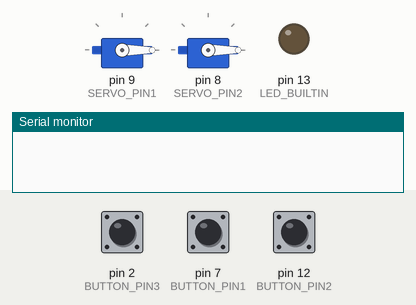
Recording of a sketch running on a simulated Arduino Uno, built with avr-gcc and run on an emulated ATmega328P. Shown: 2 × servo, output pins drawn as LEDs (lit = HIGH), the last lines printed to the serial monitor. The inputs (shaded band) are chosen by the test bench; at power-on: pin 2 (BUTTON_PIN3) HIGH, pin 7 (BUTTON_PIN1) HIGH, pin 12 (BUTTON_PIN2) HIGH.

Above: at 1.2 s.
1.3 s: pin 2 (BUTTON_PIN3) pulled LOW for 0.15 s
At 2.0 s:
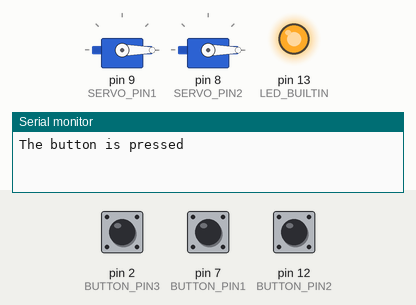
3.8 s: pin 7 (BUTTON_PIN1) pulled LOW for 0.15 s
At 5.0 s:
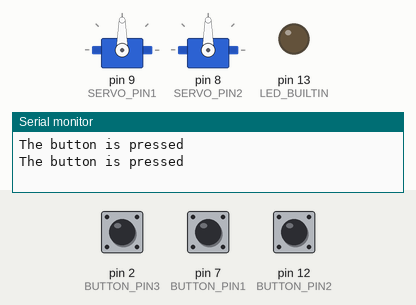
5.4 s: pin 12 (BUTTON_PIN2) pulled LOW for 0.15 s
At 6.3 s:
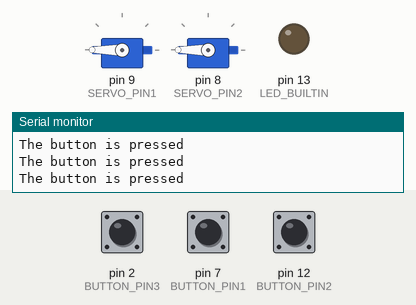
7.0 s: pin 2 (BUTTON_PIN3) pulled LOW for 1 s
At 7.5 s:
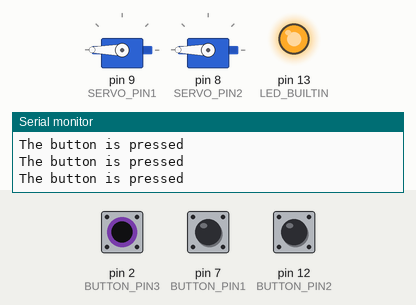
9.5 s: pin 12 (BUTTON_PIN2) pulled LOW for 1 s
At 10.6 s:
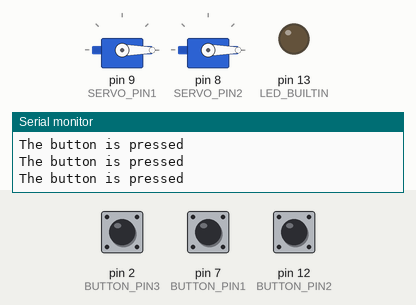
12.0 s: pin 12 (BUTTON_PIN2) pulled LOW for 3.2 s
At 12.6 s:
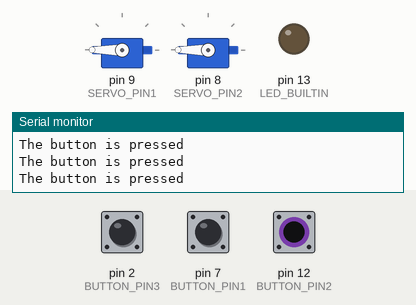
Timing chart, 0 to 15.0 s (numbered marks = the images above; inputs shaded):
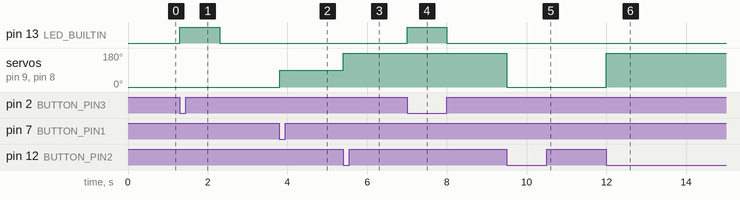

The sketch:

Knob.ino
```cpp
/*
The Little Prince

Team Name: The Dudes: Part 2
Team Members: Adam Zuber and Alexander Le
Description: A short scene from The Little Prince using two servos that spin 180 degrees + copper tape for LEDs + copper tape switches

*/

#include <Servo.h>

// constants won't change
const int BUTTON_PIN1 = 7; // Arduino pin connected to button's pin
const int BUTTON_PIN2 = 12;
const int BUTTON_PIN3 = 2;
const int SERVO_PIN1  = 9; // Arduino pin connected to first servo's pin
const int SERVO_PIN2 = 8; // Arduino pin connected to second servo's pin

// create servo objects to control the servos
Servo servo1;
Servo servo2;

// variables will change:
int angle = 0;  // the current angle of servo motors
int lastButtonState1; // the previous state of button
int lastButtonState2;
int lastButtonState3;
int currentButtonState1; // the current state of button
int currentButtonState2;
int currentButtonState3;

void setup() {
  Serial.begin(9600);  // initialize serial
  pinMode(BUTTON_PIN1, INPUT_PULLUP); // set arduino pin to input pull-up mode
  pinMode(BUTTON_PIN2, INPUT_PULLUP);
  pinMode(BUTTON_PIN3, INPUT_PULLUP);
  pinMode(LED_BUILTIN, OUTPUT);
  servo1.attach(SERVO_PIN1);
  servo2.attach(SERVO_PIN2);
  servo1.write(angle);
  servo2.write(angle);
  currentButtonState1 = digitalRead(BUTTON_PIN1);
  currentButtonState2 = digitalRead(BUTTON_PIN2);
  currentButtonState3 = digitalRead(BUTTON_PIN3);
}

void loop() {
  lastButtonState1 = currentButtonState1; // save the last state
  lastButtonState2 = currentButtonState2;
  lastButtonState3 = currentButtonState3;
  currentButtonState1 = digitalRead(BUTTON_PIN1);
  currentButtonState2 = digitalRead(BUTTON_PIN2);
  currentButtonState3 = digitalRead(BUTTON_PIN3);

  if(lastButtonState1 == HIGH && currentButtonState1 == LOW) {
    Serial.println("The button is pressed");

    // change angle of servo motors
    if(angle == 0)
      angle += 90;
    else
    if(angle == 90)
      angle = 0;

    // control servo motors according to the angle
    servo1.write(angle);
    servo2.write(angle);
  }

    if(lastButtonState2 == HIGH && currentButtonState2 == LOW) {
    Serial.println("The button is pressed");

    // change angle of servo motors
    if(angle >= 0 && angle <= 90)
      angle += 180;
    else
    if(angle >= 170)
      angle = 0;

    // control servo motors according to the angle
    servo1.write(angle);
    servo2.write(angle);
  }

    if(lastButtonState3 == HIGH && currentButtonState3 == LOW) {
    Serial.println("The button is pressed");

      digitalWrite(LED_BUILTIN, HIGH);  // turn the LED on (HIGH is the voltage level)
  delay(1000);  // wait for a second
  digitalWrite(LED_BUILTIN, LOW);   // turn the LED off by making the voltage LOW
  delay(1000);
  }
}
```

Measured:
- after the input at 1.3 s, pin 13 (LED_BUILTIN): LOW → HIGH at once, → LOW 1.0 s later
- after the input at 3.8 s, servo on pin 9 (SERVO_PIN1), servo on pin 8 (SERVO_PIN2): 0° → 90° at once
- after the input at 5.4 s, servo on pin 9 (SERVO_PIN1), servo on pin 8 (SERVO_PIN2): 90° → 180° at once
- after the input at 7.0 s, pin 13 (LED_BUILTIN): LOW → HIGH at once, → LOW 1.0 s later
- after the input at 9.5 s, servo on pin 9 (SERVO_PIN1), servo on pin 8 (SERVO_PIN2): 180° → 0° at once
- after the input at 12.0 s, servo on pin 9 (SERVO_PIN1), servo on pin 8 (SERVO_PIN2): 0° → 180° at once
